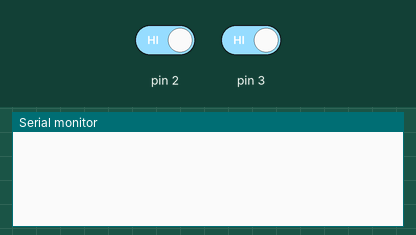
Simulated run of this sketch. Board: Arduino Uno, built with avr-gcc and run on an emulated ATmega328P. Shown: the last lines printed to the serial monitor. The inputs (shaded band) are chosen by the test bench; at power-on: pin 2 HIGH, pin 3 HIGH.

Above: at 1.2 s.
1.3 s: pin 2 driven LOW
At 1.42 s:
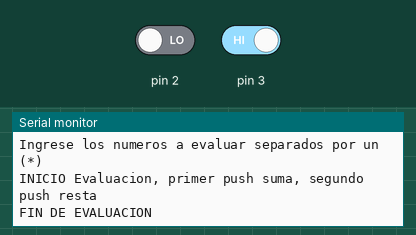
2.8 s: pin 2 driven HIGH and pin 3 driven LOW
4.4 s: pin 2 driven LOW
At 4.7 s:
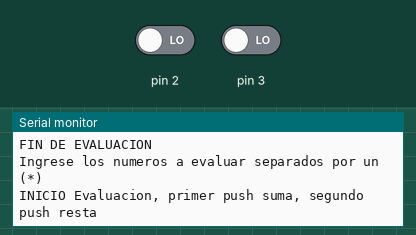
7.4 s: pin 2 driven HIGH
10.4 s: pin 2 driven LOW
13.4 s: pin 2 driven HIGH
At 14.3 s:
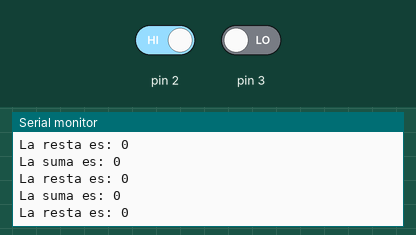

Measured:
- after the input at 1.3 s, the serial monitor: prints a new line at once (image 1)

The sketch:

Tarea9NogalesCamilo.ino
```cpp
/*
 * CAPITULO IV: INTERRUPCIONES
 * CODIGO 16: MANEJO DE INTERRUPCIONES
 *
 * Tarea 9
 * Camilo Nogales R.
 */
 int on=0; //INT0
 int cont=0; //INT1
 int i,j=0,as,n1,n2,sum,res;
 String dato,num1,num2;
void setup() {
  // put your setup code here, to run once:
  Serial.begin(9600);
  //Serial.println("Ingrese 1 dato");
  attachInterrupt(0,act,LOW);
  attachInterrupt(1,sumres,LOW);
  }

void loop() {
  // put your main code here, to run repeatedly:
  if(on==1){
      if(Serial.available()){
      dato=Serial.readString();}
  }
  if(on==2){
    //Serial.println(dato);
    as=dato.indexOf('*');
    int t = dato.length();
    for(j=0;j<as;j++){
      num1=num1+String(dato[j]);
    }
    //Serial.print(dato);
    n1=num1.toInt();
    num1="";
    for(j=as+1;j<t;j++){
      num2=num2+String(dato[j]);
    }
    //Serial.println(n2);
    n2=num2.toInt();
    num2="";
  }
}

void act(){
  switch (on){
    case 0:
      Serial.println("Ingrese los numeros a evaluar separados por un (*)");
      on++;
    break;
    case 1:
      Serial.println("");
      Serial.println("INICIO Evaluacion, primer push suma, segundo push resta");
      on++;
    break;
    case 2:
      Serial.println("FIN DE EVALUACION");
      cont=0;
      on=0;
      i=0;
    break;
  }
}

void sumres(){
  switch (cont){
    case 0:
       sum=n1+n2;
//       Serial.println(n1);
//       Serial.println(n2);
       Serial.println("La suma es: "+String(sum));
       sum=0;
       cont++;
    break;
    case 1:
       res=n1-n2;
       Serial.println("La resta es: "+String(res));
       res=0;
       cont=0;
    break;
  }
}
```
